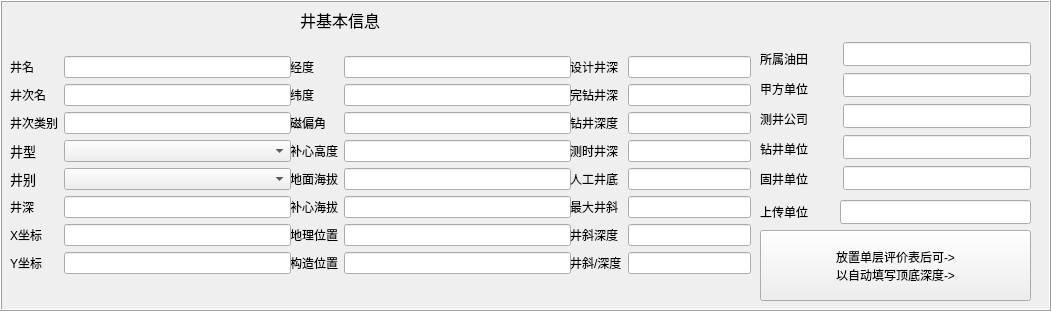
     <widget class="QFrame" name="frame_5">
      <property name="geometry">
       <rect>
        <x>20</x>
        <y>60</y>
        <width>1051</width>
        <height>311</height>
       </rect>
      </property>
      <property name="styleSheet">
       <string notr="true">font: 10pt &quot;黑体&quot;;</string>
      </property>
      <property name="frameShape">
       <enum>QFrame::Box</enum>
      </property>
      <property name="frameShadow">
       <enum>QFrame::Raised</enum>
      </property>
      <widget class="QLabel" name="label_93">
       <property name="geometry">
        <rect>
         <x>300</x>
         <y>10</y>
         <width>111</width>
         <height>20</height>
        </rect>
       </property>
       <property name="font">
        <font>
         <family>黑体</family>
         <pointsize>12</pointsize>
         <weight>50</weight>
         <italic>false</italic>
         <bold>false</bold>
        </font>
       </property>
       <property name="styleSheet">
        <string notr="true">font: 12pt &quot;黑体&quot;;</string>
       </property>
       <property name="text">
        <string>井基本信息</string>
       </property>
      </widget>
      <widget class="QWidget" name="layoutWidget_13">
       <property name="geometry">
        <rect>
         <x>290</x>
         <y>40</y>
         <width>281</width>
         <height>251</height>
        </rect>
       </property>
       <layout class="QGridLayout" name="gridLayout_5">
        <item row="0" column="0">
         <layout class="QVBoxLayout" name="verticalLayout_7">
          <item>
           <widget class="QLabel" name="label_6">
            <property name="styleSheet">
             <string notr="true">font: 10pt &quot;黑体&quot;;</string>
            </property>
            <property name="text">
             <string>经度</string>
            </property>
           </widget>
          </item>
          <item>
           <widget class="QLabel" name="label_8">
            <property name="styleSheet">
             <string notr="true">font: 10pt &quot;黑体&quot;;</string>
            </property>
            <property name="text">
             <string>纬度</string>
            </property>
           </widget>
          </item>
          <item>
           <widget class="QLabel" name="label_9">
            <property name="styleSheet">
             <string notr="true">font: 10pt &quot;黑体&quot;;</string>
            </property>
            <property name="text">
             <string>磁偏角</string>
            </property>
           </widget>
          </item>
          <item>
           <widget class="QLabel" name="label_10">
            <property name="styleSheet">
             <string notr="true">font: 10pt &quot;黑体&quot;;</string>
            </property>
            <property name="text">
             <string>补心高度</string>
            </property>
           </widget>
          </item>
          <item>
           <widget class="QLabel" name="label_11">
            <property name="styleSheet">
             <string notr="true">font: 10pt &quot;黑体&quot;;</string>
            </property>
            <property name="text">
             <string>地面海拔</string>
            </property>
           </widget>
          </item>
          <item>
           <widget class="QLabel" name="label_12">
            <property name="styleSheet">
             <string notr="true">font: 10pt &quot;黑体&quot;;</string>
            </property>
            <property name="text">
             <string>补心海拔</string>
            </property>
           </widget>
          </item>
          <item>
           <widget class="QLabel" name="label_14">
            <property name="styleSheet">
             <string notr="true">font: 10pt &quot;黑体&quot;;</string>
            </property>
            <property name="text">
             <string>地理位置</string>
            </property>
           </widget>
          </item>
          <item>
           <widget class="QLabel" name="label_17">
            <property name="styleSheet">
             <string notr="true">font: 10pt &quot;黑体&quot;;</string>
            </property>
            <property name="text">
             <string>构造位置</string>
            </property>
           </widget>
          </item>
         </layout>
        </item>
        <item row="0" column="1">
         <layout class="QVBoxLayout" name="verticalLayout_3">
          <item>
           <widget class="QLineEdit" name="lineEdit_8">
            <property name="styleSheet">
             <string notr="true">font: 10pt &quot;黑体&quot;;</string>
            </property>
            <property name="text">
             <string/>
            </property>
           </widget>
          </item>
          <item>
           <widget class="QLineEdit" name="lineEdit_7">
            <property name="styleSheet">
             <string notr="true">font: 10pt &quot;黑体&quot;;</string>
            </property>
            <property name="text">
             <string/>
            </property>
           </widget>
          </item>
          <item>
           <widget class="QLineEdit" name="lineEdit_14">
            <property name="styleSheet">
             <string notr="true">font: 10pt &quot;黑体&quot;;</string>
            </property>
           </widget>
          </item>
          <item>
           <widget class="QLineEdit" name="lineEdit_13">
            <property name="styleSheet">
             <string notr="true">font: 10pt &quot;黑体&quot;;</string>
            </property>
           </widget>
          </item>
          <item>
           <widget class="QLineEdit" name="lineEdit_12">
            <property name="styleSheet">
             <string notr="true">font: 10pt &quot;黑体&quot;;</string>
            </property>
            <property name="text">
             <string/>
            </property>
           </widget>
          </item>
          <item>
           <widget class="QLineEdit" name="lineEdit_11">
            <property name="styleSheet">
             <string notr="true">font: 10pt &quot;黑体&quot;;</string>
            </property>
            <property name="text">
             <string/>
            </property>
           </widget>
          </item>
          <item>
           <widget class="QLineEdit" name="lineEdit_16">
            <property name="styleSheet">
             <string notr="true">font: 10pt &quot;黑体&quot;;</string>
            </property>
            <property name="text">
             <string/>
            </property>
           </widget>
          </item>
          <item>
           <widget class="QLineEdit" name="lineEdit_18">
            <property name="styleSheet">
             <string notr="true">font: 10pt &quot;黑体&quot;;</string>
            </property>
            <property name="text">
             <string/>
            </property>
           </widget>
          </item>
         </layout>
        </item>
       </layout>
      </widget>
      <widget class="QWidget" name="layoutWidget">
       <property name="geometry">
        <rect>
         <x>10</x>
         <y>40</y>
         <width>281</width>
         <height>251</height>
        </rect>
       </property>
       <layout class="QGridLayout" name="gridLayout_6">
        <item row="0" column="0">
         <layout class="QVBoxLayout" name="verticalLayout_14">
          <item>
           <widget class="QLabel" name="label_23">
            <property name="styleSheet">
             <string notr="true">font: 10pt &quot;黑体&quot;;</string>
            </property>
            <property name="text">
             <string>井名</string>
            </property>
           </widget>
          </item>
          <item>
           <widget class="QLabel" name="label_149">
            <property name="styleSheet">
             <string notr="true">font: 10pt &quot;黑体&quot;;</string>
            </property>
            <property name="text">
             <string>井次名</string>
            </property>
           </widget>
          </item>
          <item>
           <widget class="QLabel" name="label_40">
            <property name="styleSheet">
             <string notr="true">font: 10pt &quot;黑体&quot;;</string>
            </property>
            <property name="text">
             <string>井次类别</string>
            </property>
           </widget>
          </item>
          <item>
           <widget class="QLabel" name="label_4">
            <property name="font">
             <font>
              <family>黑体</family>
              <pointsize>10</pointsize>
              <weight>50</weight>
              <italic>false</italic>
              <bold>false</bold>
              <underline>false</underline>
             </font>
            </property>
            <property name="styleSheet">
             <string notr="true">font: 10pt &quot;黑体&quot;;</string>
            </property>
            <property name="text">
             <string>井型</string>
            </property>
           </widget>
          </item>
          <item>
           <widget class="QLabel" name="label_2">
            <property name="font">
             <font>
              <family>黑体</family>
              <pointsize>10</pointsize>
              <weight>50</weight>
              <italic>false</italic>
              <bold>false</bold>
              <underline>false</underline>
             </font>
            </property>
            <property name="styleSheet">
             <string notr="true">font: 10pt &quot;黑体&quot;;</string>
            </property>
            <property name="text">
             <string>井别</string>
            </property>
           </widget>
          </item>
          <item>
           <widget class="QLabel" name="label_3">
            <property name="styleSheet">
             <string notr="true">font: 10pt &quot;黑体&quot;;</string>
            </property>
            <property name="text">
             <string>井深</string>
            </property>
           </widget>
          </item>
          <item>
           <widget class="QLabel" name="label_7">
            <property name="styleSheet">
             <string notr="true">font: 10pt &quot;黑体&quot;;</string>
            </property>
            <property name="text">
             <string>X坐标</string>
            </property>
           </widget>
          </item>
          <item>
           <widget class="QLabel" name="label_5">
            <property name="styleSheet">
             <string notr="true">font: 10pt &quot;黑体&quot;;</string>
            </property>
            <property name="text">
             <string>Y坐标</string>
            </property>
           </widget>
          </item>
         </layout>
        </item>
        <item row="0" column="1">
         <layout class="QVBoxLayout" name="verticalLayout">
          <item>
           <widget class="QLineEdit" name="lineEdit">
            <property name="styleSheet">
             <string notr="true">font: 10pt &quot;黑体&quot;;</string>
            </property>
           </widget>
          </item>
          <item>
           <widget class="QLineEdit" name="lineEdit_3">
            <property name="styleSheet">
             <string notr="true">font: 10pt &quot;黑体&quot;;</string>
            </property>
           </widget>
          </item>
          <item>
           <widget class="QLineEdit" name="lineEdit_49">
            <property name="styleSheet">
             <string notr="true">font: 10pt &quot;黑体&quot;;</string>
            </property>
            <property name="text">
             <string/>
            </property>
           </widget>
          </item>
          <item>
           <widget class="QComboBox" name="comboBox_6">
            <property name="styleSheet">
             <string notr="true">font: 10pt &quot;黑体&quot;;</string>
            </property>
           </widget>
          </item>
          <item>
           <widget class="QComboBox" name="comboBox_7">
            <property name="styleSheet">
             <string notr="true">font: 10pt &quot;黑体&quot;;</string>
            </property>
           </widget>
          </item>
          <item>
           <widget class="QLineEdit" name="lineEdit_4">
            <property name="styleSheet">
             <string notr="true">font: 10pt &quot;黑体&quot;;</string>
            </property>
            <property name="text">
             <string/>
            </property>
           </widget>
          </item>
          <item>
           <widget class="QLineEdit" name="lineEdit_9">
            <property name="styleSheet">
             <string notr="true">font: 10pt &quot;黑体&quot;;</string>
            </property>
           </widget>
          </item>
          <item>
           <widget class="QLineEdit" name="lineEdit_10">
            <property name="styleSheet">
             <string notr="true">font: 10pt &quot;黑体&quot;;</string>
            </property>
           </widget>
          </item>
         </layout>
        </item>
       </layout>
      </widget>
      <widget class="QWidget" name="layoutWidget">
       <property name="geometry">
        <rect>
         <x>570</x>
         <y>40</y>
         <width>181</width>
         <height>251</height>
        </rect>
       </property>
       <layout class="QGridLayout" name="gridLayout_9">
        <item row="0" column="0">
         <layout class="QVBoxLayout" name="verticalLayout_12">
          <item>
           <widget class="QLabel" name="label_21">
            <property name="styleSheet">
             <string notr="true">font: 10pt &quot;黑体&quot;;</string>
            </property>
            <property name="text">
             <string>设计井深</string>
            </property>
           </widget>
          </item>
          <item>
           <widget class="QLabel" name="label_20">
            <property name="styleSheet">
             <string notr="true">font: 10pt &quot;黑体&quot;;</string>
            </property>
            <property name="text">
             <string>完钻井深</string>
            </property>
           </widget>
          </item>
          <item>
           <widget class="QLabel" name="label_79">
            <property name="styleSheet">
             <string notr="true">font: 10pt &quot;黑体&quot;;</string>
            </property>
            <property name="text">
             <string>钻井深度</string>
            </property>
           </widget>
          </item>
          <item>
           <widget class="QLabel" name="label_48">
            <property name="styleSheet">
             <string notr="true">font: 10pt &quot;黑体&quot;;</string>
            </property>
            <property name="text">
             <string>测时井深</string>
            </property>
           </widget>
          </item>
          <item>
           <widget class="QLabel" name="label_63">
            <property name="styleSheet">
             <string notr="true">font: 10pt &quot;黑体&quot;;</string>
            </property>
            <property name="text">
             <string>人工井底</string>
            </property>
           </widget>
          </item>
          <item>
           <widget class="QLabel" name="label_25">
            <property name="styleSheet">
             <string notr="true">font: 10pt &quot;黑体&quot;;</string>
            </property>
            <property name="text">
             <string>最大井斜</string>
            </property>
           </widget>
          </item>
          <item>
           <widget class="QLabel" name="label_33">
            <property name="styleSheet">
             <string notr="true">font: 10pt &quot;黑体&quot;;</string>
            </property>
            <property name="text">
             <string>井斜深度</string>
            </property>
           </widget>
          </item>
          <item>
           <widget class="QLabel" name="label_44">
            <property name="styleSheet">
             <string notr="true">font: 10pt &quot;黑体&quot;;</string>
            </property>
            <property name="text">
             <string>井斜/深度</string>
            </property>
           </widget>
          </item>
         </layout>
        </item>
        <item row="0" column="1">
         <layout class="QVBoxLayout" name="verticalLayout_13">
          <item>
           <widget class="QLineEdit" name="lineEdit_23">
            <property name="styleSheet">
             <string notr="true">font: 10pt &quot;黑体&quot;;</string>
            </property>
           </widget>
          </item>
          <item>
           <widget class="QLineEdit" name="lineEdit_27">
            <property name="styleSheet">
             <string notr="true">font: 10pt &quot;黑体&quot;;</string>
            </property>
            <property name="text">
             <string/>
            </property>
           </widget>
          </item>
          <item>
           <widget class="QLineEdit" name="lineEdit_99">
            <property name="styleSheet">
             <string notr="true">font: 10pt &quot;黑体&quot;;</string>
            </property>
            <property name="text">
             <string/>
            </property>
           </widget>
          </item>
          <item>
           <widget class="QLineEdit" name="lineEdit_53">
            <property name="styleSheet">
             <string notr="true">font: 10pt &quot;黑体&quot;;</string>
            </property>
            <property name="text">
             <string/>
            </property>
           </widget>
          </item>
          <item>
           <widget class="QLineEdit" name="lineEdit_65">
            <property name="styleSheet">
             <string notr="true">font: 10pt &quot;黑体&quot;;</string>
            </property>
            <property name="text">
             <string/>
            </property>
           </widget>
          </item>
          <item>
           <widget class="QLineEdit" name="lineEdit_28">
            <property name="styleSheet">
             <string notr="true">font: 10pt &quot;黑体&quot;;</string>
            </property>
            <property name="text">
             <string/>
            </property>
           </widget>
          </item>
          <item>
           <widget class="QLineEdit" name="lineEdit_24">
            <property name="styleSheet">
             <string notr="true">font: 10pt &quot;黑体&quot;;</string>
            </property>
            <property name="text">
             <string/>
            </property>
           </widget>
          </item>
          <item>
           <widget class="QLineEdit" name="lineEdit_26">
            <property name="styleSheet">
             <string notr="true">font: 10pt &quot;黑体&quot;;</string>
            </property>
            <property name="text">
             <string/>
            </property>
           </widget>
          </item>
         </layout>
        </item>
       </layout>
      </widget>
      <widget class="QLabel" name="label_27">
       <property name="geometry">
        <rect>
         <x>760</x>
         <y>200</y>
         <width>72</width>
         <height>23</height>
        </rect>
       </property>
       <property name="styleSheet">
        <string notr="true">font: 10pt &quot;黑体&quot;;</string>
       </property>
       <property name="text">
        <string>上传单位</string>
       </property>
      </widget>
      <widget class="QLineEdit" name="lineEdit_29">
       <property name="geometry">
        <rect>
         <x>840</x>
         <y>200</y>
         <width>191</width>
         <height>24</height>
        </rect>
       </property>
       <property name="styleSheet">
        <string notr="true">font: 10pt &quot;黑体&quot;;</string>
       </property>
       <property name="text">
        <string/>
       </property>
      </widget>
      <widget class="QLabel" name="label_13">
       <property name="geometry">
        <rect>
         <x>760</x>
         <y>50</y>
         <width>72</width>
         <height>17</height>
        </rect>
       </property>
       <property name="styleSheet">
        <string notr="true">font: 10pt &quot;黑体&quot;;</string>
       </property>
       <property name="text">
        <string>所属油田</string>
       </property>
      </widget>
      <widget class="QLabel" name="label_16">
       <property name="geometry">
        <rect>
         <x>760</x>
         <y>80</y>
         <width>72</width>
         <height>17</height>
        </rect>
       </property>
       <property name="styleSheet">
        <string notr="true">font: 10pt &quot;黑体&quot;;</string>
       </property>
       <property name="text">
        <string>甲方单位</string>
       </property>
      </widget>
      <widget class="QLabel" name="label_41">
       <property name="geometry">
        <rect>
         <x>760</x>
         <y>110</y>
         <width>72</width>
         <height>17</height>
        </rect>
       </property>
       <property name="styleSheet">
        <string notr="true">font: 10pt &quot;黑体&quot;;</string>
       </property>
       <property name="text">
        <string>测井公司</string>
       </property>
      </widget>
      <widget class="QLabel" name="label_69">
       <property name="geometry">
        <rect>
         <x>760</x>
         <y>140</y>
         <width>72</width>
         <height>17</height>
        </rect>
       </property>
       <property name="styleSheet">
        <string notr="true">font: 10pt &quot;黑体&quot;;</string>
       </property>
       <property name="text">
        <string>钻井单位</string>
       </property>
      </widget>
      <widget class="QLabel" name="label_22">
       <property name="geometry">
        <rect>
         <x>760</x>
         <y>170</y>
         <width>72</width>
         <height>17</height>
        </rect>
       </property>
       <property name="styleSheet">
        <string notr="true">font: 10pt &quot;黑体&quot;;</string>
       </property>
       <property name="text">
        <string>固井单位</string>
       </property>
      </widget>
      <widget class="QLineEdit" name="lineEdit_17">
       <property name="geometry">
        <rect>
         <x>843</x>
         <y>42</y>
         <width>188</width>
         <height>24</height>
        </rect>
       </property>
       <property name="styleSheet">
        <string notr="true">font: 10pt &quot;黑体&quot;;</string>
       </property>
      </widget>
      <widget class="QLineEdit" name="lineEdit_50">
       <property name="geometry">
        <rect>
         <x>843</x>
         <y>73</y>
         <width>188</width>
         <height>24</height>
        </rect>
       </property>
       <property name="styleSheet">
        <string notr="true">font: 10pt &quot;黑体&quot;;</string>
       </property>
       <property name="text">
        <string/>
       </property>
      </widget>
      <widget class="QLineEdit" name="lineEdit_15">
       <property name="geometry">
        <rect>
         <x>843</x>
         <y>104</y>
         <width>188</width>
         <height>24</height>
        </rect>
       </property>
       <property name="styleSheet">
        <string notr="true">font: 10pt &quot;黑体&quot;;</string>
       </property>
       <property name="text">
        <string/>
       </property>
      </widget>
      <widget class="QLineEdit" name="lineEdit_74">
       <property name="geometry">
        <rect>
         <x>843</x>
         <y>135</y>
         <width>188</width>
         <height>24</height>
        </rect>
       </property>
       <property name="styleSheet">
        <string notr="true">font: 10pt &quot;黑体&quot;;</string>
       </property>
       <property name="text">
        <string/>
       </property>
      </widget>
      <widget class="QLineEdit" name="lineEdit_25">
       <property name="geometry">
        <rect>
         <x>843</x>
         <y>166</y>
         <width>188</width>
         <height>24</height>
        </rect>
       </property>
       <property name="styleSheet">
        <string notr="true">font: 10pt &quot;黑体&quot;;</string>
       </property>
       <property name="text">
        <string/>
       </property>
      </widget>
      <widget class="QPushButton" name="pushButton_53">
       <property name="geometry">
        <rect>
         <x>760</x>
         <y>230</y>
         <width>271</width>
         <height>71</height>
        </rect>
       </property>
       <property name="autoFillBackground">
        <bool>false</bool>
       </property>
       <property name="styleSheet">
        <string notr="true">font: 10pt &quot;黑体&quot;;</string>
       </property>
       <property name="text">
        <string>放置单层评价表后可-&gt;
以自动填写顶底深度-&gt;</string>
       </property>
       <property name="autoDefault">
        <bool>false</bool>
       </property>
       <property name="default">
        <bool>false</bool>
       </property>
       <property name="flat">
        <bool>false</bool>
       </property>
      </widget>
     </widget>
